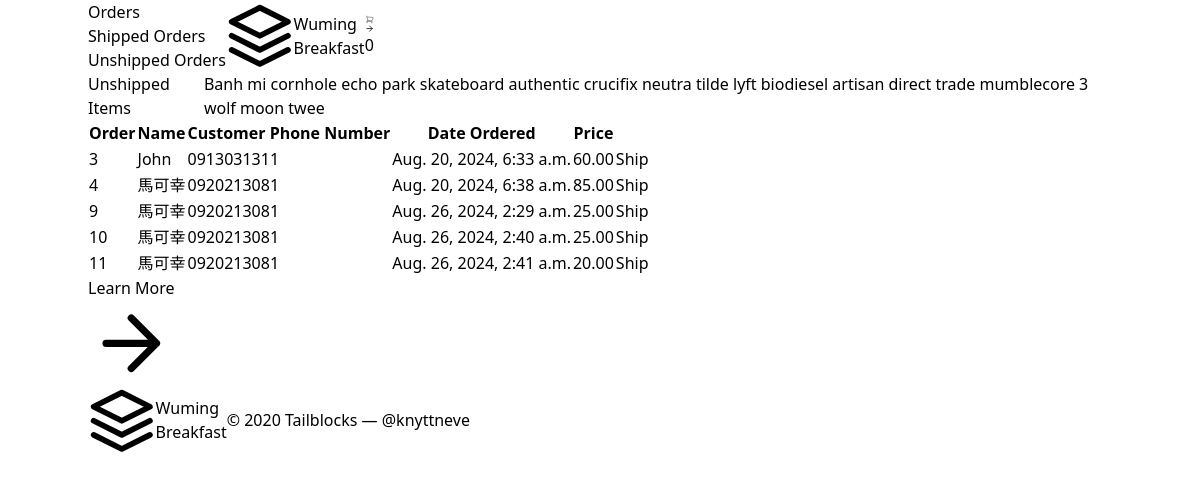
The page /payment/not_shipped_dash/ (signed in) on the database as committed earlier.
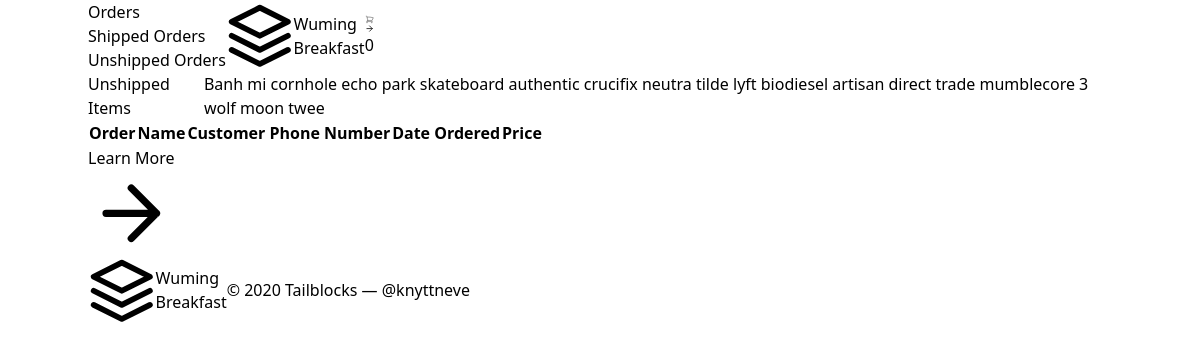
The same page on the database as committed later.
### payment/models.py (models this page shows, shortened)
class Order(models.Model):
    user = models.ForeignKey(User, on_delete=models.CASCADE, blank=True, null=True)
    full_nammes = models.CharField(max_length=200)
    phone = models.CharField(max_length=200)
    email = models.EmailField(max_length=200, blank=True, null=True)
    shipping_address = models.TextField(max_length=200, blank=True, null=True)
    amount_paid = models.DecimalField(max_digits=6, decimal_places=2)
    date_added = models.DateTimeField(auto_now_add=True)
    shipped = models.BooleanField(default=False)
    date_shipped = models.DateTimeField(blank=True, null=True)

### payment/views.py (the view, shortened to what this page needs)
# urls.py: path('not_shipped_dash/', views.not_shipped_dash, name='not_shipped_dash'),
def not_shipped_dash(request):
    if request.user.is_authenticated and request.user.is_superuser:
        orders = Order.objects.filter(shipped=False)
        return render(request, 'payment/not_shipped_dash.html',{"orders": orders})
    else:
        messages.error(request, 'You are not authorized to view this page!')
        return redirect('index')

### cart/cart.py (called while the page is built)
    def __len__(self):
        return len(self.cart)

### cart/context_proccessors.py (called while the page is built)
def cart(request):
    return {'cart': Cart(request)}

### payment/templates/payment/not_shipped_dash.html (shortened to what this page needs)
{% extends 'wuming/base.html' %}
{% block content %}
<section class="text-gray-600 body-font">
    <div class="container px-5 py-24 mx-auto">
      <div class="flex flex-col text-center w-full mb-20">
        <h1 class="sm:text-4xl text-3xl font-medium title-font mb-2 text-gray-900">Unshipped Items</h1>
        <p class="lg:w-2/3 mx-auto leading-relaxed text-base">Banh mi cornhole echo park skateboard authentic crucifix neutra tilde lyft biodiesel artisan direct trade mumblecore 3 wolf moon twee</p>
      </div>
      <div class="lg:w-2/3 w-full mx-auto overflow-auto">
        <table class="table-auto w-full text-left whitespace-no-wrap">
          <thead>
            <tr>
              <th class="px-4 py-3 title-font tracking-wider font-medium text-gray-900 text-sm bg-gray-300 rounded-tl rounded-bl">Order</th>
              <th class="px-4 py-3 title-font tracking-wider font-medium text-gray-900 text-sm bg-gray-300 rounded-tl rounded-bl">Name</th>
              <th class="px-4 py-3 title-font tracking-wider font-medium text-gray-900 text-sm bg-gray-300">Customer Phone Number</th>
              <th class="px-4 py-3 title-font tracking-wider font-medium text-gray-900 text-sm bg-gray-300">Date Ordered</th>
              <th class="px-4 py-3 title-font tracking-wider font-medium text-gray-900 text-sm bg-gray-300">Price</th>
              <th class="w-10 title-font tracking-wider font-medium text-gray-900 text-sm bg-gray-300 rounded-tr rounded-br"></th>
            </tr>
          </thead>
          <tbody>
            {% for item in orders %}
            <tr>
              <td class="px-4 py-3"><a href="{% url 'order_detail' item.id %}">{{ item.id }}</a></td>
              <td class="px-4 py-3">{{ item.full_nammes }}</td>
              <td class="px-4 py-3">{{ item.phone }}</td>
              <td class="px-4 py-3">{{ item.date_added }}</td>
              <td class="px-4 py-3 text-lg text-gray-900">{{ item.amount_paid }}</td>
              <td class="w-10 text-center">
                <form method="POST">
                    <button class="flex ml-auto text-white bg-yellow-500 border-0 py-2 px-6 focus:outline-none hover:bg-yellow-600 rounded">
                        Ship
                    </button>
                </form>
              </td>
            </tr>
            {% endfor %}
          </tbody>
        </table>
      </div>
      <div class="flex pl-4 mt-4 lg:w-2/3 w-full mx-auto">
        <a class="text-yellow-500 inline-flex items-center md:mb-2 lg:mb-0">Learn More
          <svg fill="none" stroke="currentColor" stroke-linecap="round" stroke-linejoin="round" stroke-width="2" class="w-4 h-4 ml-2" viewBox="0 0 24 24">
            <path d="M5 12h14M12 5l7 7-7 7"></path>
          </svg>
        </a>
      </div>
    </div>
</section>
{% endblock %}

Rows that differ between the two databases and show on the page:
no longer on this page (row edited): Order: id "3", full_nammes "John", phone "0913031311", date_added "Aug. 20, 2024, 6:33 a.m.", amount_paid "60.00"
no longer on this page (row edited): Order: id "4", full_nammes "馬可幸", phone "0920213081", date_added "Aug. 20, 2024, 6:38 a.m.", amount_paid "85.00"
no longer on this page (row edited): Order: id "9", full_nammes "馬可幸", phone "0920213081", date_added "Aug. 26, 2024, 2:29 a.m.", amount_paid "25.00"
no longer on this page (row edited): Order: id "10", full_nammes "馬可幸", phone "0920213081", date_added "Aug. 26, 2024, 2:40 a.m.", amount_paid "25.00"
no longer on this page (row edited): Order: id "11", full_nammes "馬可幸", phone "0920213081", date_added "Aug. 26, 2024, 2:41 a.m.", amount_paid "20.00"
